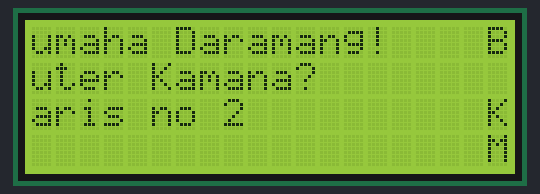
This sketch was run on a simulated Arduino Uno, built with avr-gcc and run on an emulated ATmega328P. Shown: 20×4 character LCD.

Above: at 0.2 s.
At 4.7 s:
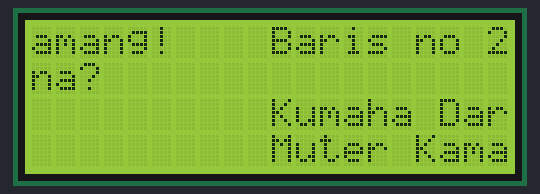
At 9.7 s:
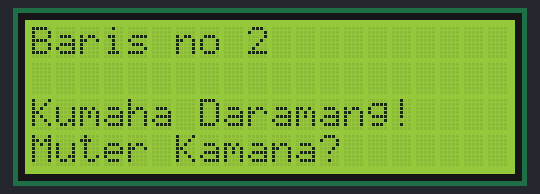
At 19.7 s:
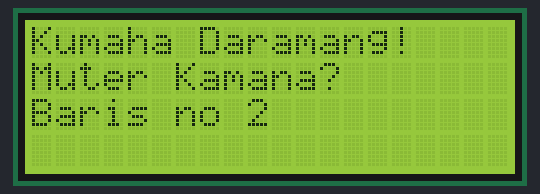
At 29.2 s:
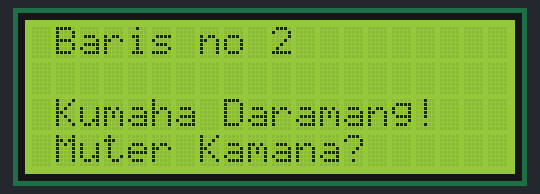
At 39.2 s:
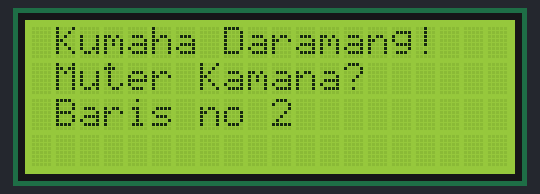

The sketch:

lcd_scroll.ino
```cpp
// Kelompok:
// Isep Lutpi Nur [2113191079]
// Farhan Aziz [2113191097]
// Muhammad Bayu Ramdhani [2113191081]
// Muhammad Taufik Ali [2113191067]

#include <LiquidCrystal_I2C.h>
LiquidCrystal_I2C lcd = LiquidCrystal_I2C(0x27, 20, 4);

// 1 lcd clear dengan fungsi clear() pada object LiquidCrystal_I2C
// 2 Scroll
  // 2.1 Scroll Right
  // 2.2 Scroll Left

void setup() {
  lcd.init();
  lcd.backlight();
  // Scroll =========================================================
  lcd.print("Kumaha Daramang!");
  lcd.setCursor(0, 1);
  lcd.print("Muter Kamana?");
  lcd.setCursor(0, 2);
  lcd.print("Baris no 2");
  // Scroll =========================================================
}

void loop() {
  // lcd clear ======================================================
  // lcd.clear();
  // lcd.print("Senin");
  // delay(2000);
  // lcd.setCursor(0, 0);
  // lcd.print("Baris Ke 0 ");
  // lcd.print("13:45");
  // lcd.setCursor(0, 1);
  // lcd.print("Baris Ke 1 ");
  // delay(2000);
  // lcd clear ======================================================

  // Scroll =========================================================
  lcd.scrollDisplayLeft();
  // lcd.scrollDisplayRight();
  delay(500);
  // Scroll =========================================================
}
```

Measured:
- what the display in image 1 shows lasts 0.5 s, from 4.6 s to 5.1 s
